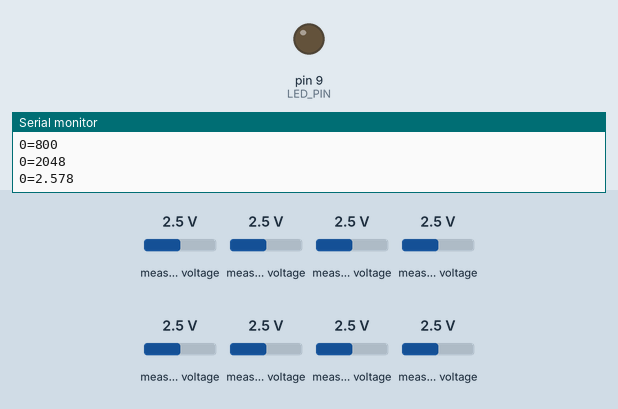
This sketch was run on a simulated Arduino Uno, built with avr-gcc and run on an emulated ATmega328P. On the bench: output pins drawn as LEDs (lit = HIGH), the last lines printed to the serial monitor. Wiring (inferred from the names in the program): MCP3208 converter: CS pin 10. Inputs (shaded band) come from the test bench; at power-on: measured voltage 2.5 V. Pins used as bus, display or sensor lines are not drawn.

Above: at 1.3 s.
1.4 s: measured voltage (sensor 200) set to 1.2 V
At 3.6 s:
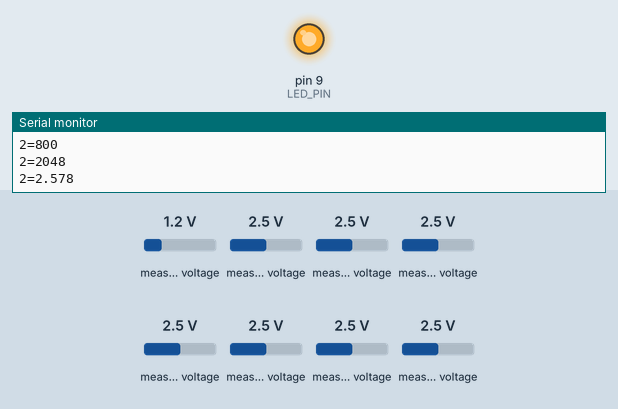
15.4 s: measured voltage (sensor 201) set to 3.8 V
23.8 s: measured voltage (sensor 202) set to 4.9 V
32.2 s: measured voltage (sensor 200) set to 2.1 V
Timing chart, 0 to 44.0 s (numbered marks = the images above; inputs shaded):
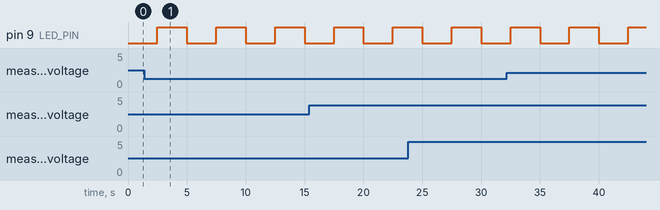

The sketch:

midi_cv_gate_test_fixture_adc_test.ino
```cpp
// Test Code for MCP3208s ADCs 12bit 8 Channel (SPI)
#include <SPI.h>

#define ADC_CHIP_SELECT_PIN (10) //Active Low
#define ADC_SPI_MOSI_PIN (11)
#define ADC_SPI_MISO_PIN (12)
#define ADC_SPI_SCK_PIN (13)
#define LED_PIN (9)

void setup()
{
    pinMode(LED_PIN, OUTPUT);
    digitalWrite(LED_PIN, LOW);
    //VC ADC IO Setup MCP3208s
    setupADCs();

    Serial.begin(115200);
    delay(100);
}

void loop()
{
    loop_test_adc();
}

/**
 * Setup IO pins for the MCP3208s ADCs.
 */
void setupADCs()
{
    //VC DAC IO Setup MCP4922
    pinMode(ADC_CHIP_SELECT_PIN, OUTPUT);
    digitalWrite(ADC_CHIP_SELECT_PIN, HIGH);

    SPI.begin();
    //Lower the frequency of the SPI clock, the 4MHz default is out of spec (2MHz max)
    //SPI_MODE1 makes sure the trailing edge is used to sample MISO, this matches the spec and improved the MOSI waveform.
    SPI.beginTransaction(SPISettings(125000, MSBFIRST, SPI_MODE1));
}

/**
 * Read ADC channel
 */
void readADC(uint8_t chip_select_pin, uint8_t channel, unsigned int *const value)
{
    //uint8_t buf[3] = {8, 16, 32};
    uint8_t buf[3] = {6 | (channel >> 2), channel << 6, 0};
    Serial.print("out=0x");
    printBufHEX(buf, 3);
    Serial.println();
    digitalWrite(chip_select_pin, LOW);
    SPI.transfer(buf, 3);
    digitalWrite(chip_select_pin, HIGH);
    Serial.print(" in=0x");
    printBufHEX(buf, 3);
    Serial.println();
    *value = buf[2] | (((uint16_t)buf[1] & 0x0F) << 8);
}

void printBufHEX(void const *const buf, int cnt)
{
    char output[3];
    for (int i = 0; i < cnt; i++)
    {
        output[0] = 0;
        snprintf(output, 3, "%02X", ((char *)buf)[i]);
        Serial.print(output);
    }
}
static unsigned long last_led_update = millis();
static unsigned long last_adc_read = millis();
static unsigned char channel = 0;
void loop_test_adc()
{
    if (time_check_and_update(&last_adc_read, 1000))
    {
        unsigned int latest_value = 0xFFFF;
        readADC(ADC_CHIP_SELECT_PIN, channel, &latest_value);
        Serial.print(channel);
        Serial.print("=");
        Serial.println(latest_value, HEX);
        Serial.print(channel);
        Serial.print("=");
        Serial.println(latest_value);
        Serial.print(channel);
        Serial.print("=");
        Serial.println((float)latest_value / (4095 / 5.155), 3);
        channel += 1;
        channel = channel % 8;
    }

    if (time_check_and_update(&last_led_update, 2500))
    {
        if (digitalRead(LED_PIN))
        {
            digitalWrite(LED_PIN, LOW);
        }
        else
        {
            digitalWrite(LED_PIN, HIGH);
        }
    }
}

/**
 * Check the passed in time (in milliseconds) agains current time and if delta
 * ms has passed return true and set passed in time to current time.
 */
uint8_t time_check_and_update(unsigned long *prev_update, unsigned long delta)
{
    unsigned long now = millis();
    uint8_t ret = (now - *prev_update) > delta;
    if (ret)
    {
        *prev_update = now;
    }
    return ret;
}
```

Measured:
- by itself, pin 9 (LED_PIN): alternates HIGH for 2.5 s and LOW for 2.5 s
